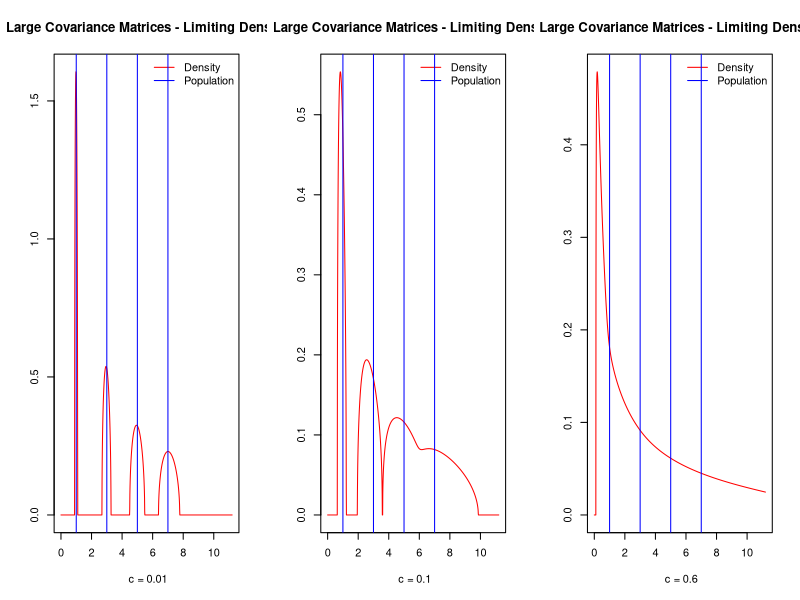
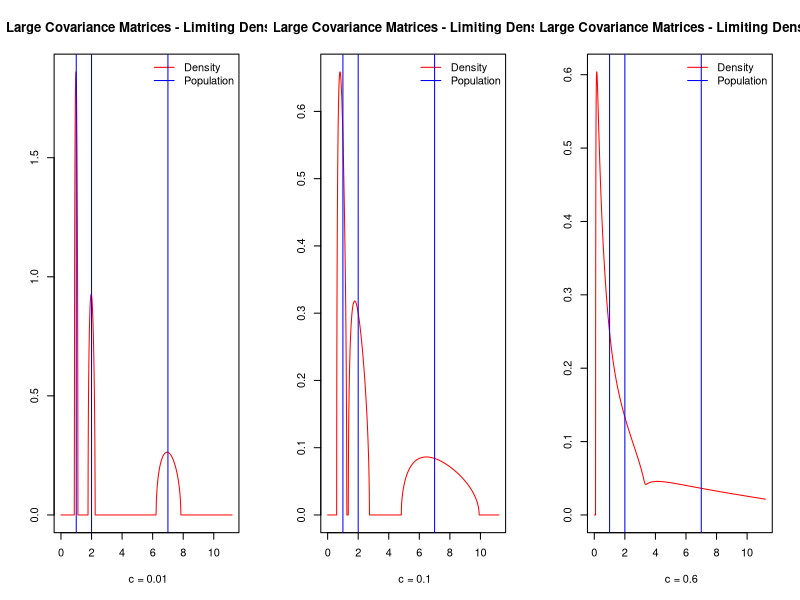
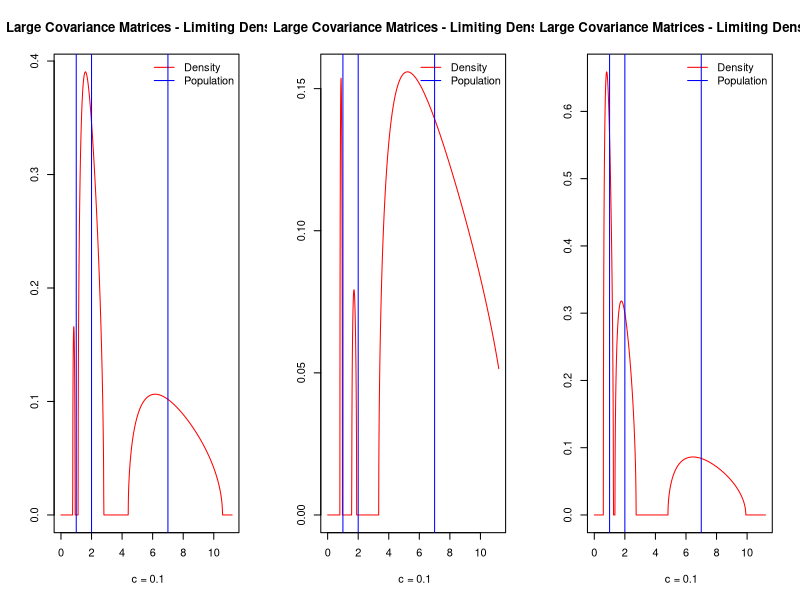

These charts were generated, in order, by the following R code:
## ---- chunk 1
library("polynom", quietly=TRUE)


#Check if the object is Number or empty
isEmpty <- function(x) {
    return(length(x)==0)
}


#For given vector of eigenvalues (rho) and vector of weights (m) and point (x) 
#and the parameter (cn) this function
#returns a polynimial object of order len(rho) + 1
#TODO: the function is not working for len(rho) == 1, 2.
#It can be rosolved by simply adding 2 if conditions
equationMaker <- function(x, rho, m, cn){
  k <- length(rho)
  subPolynomials <- matrix(0, nrow = k, ncol = 2)
  #form polynomials of all denominators in the sum of the equation
  for(i in 1:k){
    ai <- (1 - cn) * rho[i] - x
    bi <- (-1) * x * cn * rho[i]
    subPolynomials[i, 1] <- ai
    subPolynomials[i, 2] <- bi
  }
  #multiply t(z) by all denominators in the sum of the equation
  #it forms a left part of the equation
  leftPart <- polynomial(c(0, 1))
  for(i in 1:k){
    leftPart <- leftPart * polynomial(subPolynomials[i,])
    }
  #form the right part of the equation
  rightPart <- polynomial(c(0))
  for(i in 1:k){
    termi <- subPolynomials[-i,]
    subRightPart <- polynomial(c(1))
    for(j in 1:(k - 1)){
      subRightPart <- subRightPart * polynomial(termi[j,])
    }
    rightPart <- rightPart + polynomial(c(m[i])) * subRightPart
    }
  return(leftPart - rightPart)
}


#For given vector of eigenvalues (rho) and vector of weights (m) and given point (x) 
#this function evaluates rhoots of polynomial and return the unique solution with Im(t(x)) > 0
#or 0 if there is no such solution
densitySolver <- function(x, rho, m, cn){
  p <- equationMaker(x, rho, m, cn)
  tz <- solve(p)
  if(!isEmpty(Im(tz[Im(tz) > 0])/pi)) return(Im(tz[Im(tz) > 0])/pi)
  else return(0)
}


#plot obtained density
plotDensity <- function(rho, m, cn){
  net <- seq(min(rho) - 1, max(rho) + 4.2, by = 0.01)
  a <- rep(0, length(net))
  for(i in 1:length(net)){
     a[i] <- densitySolver(net[i], rho, m, cn)
  }
  plot(net, a, type='l', col='red', main='Large Covariance Matrices - Limiting Density', xlab=paste(" c =", toString(cn)), ylab='', cex=1.5)
  legend('topright', c('Density', 'Population') , lty=1, col=c("red", "blue"), bty='n', cex=1.)
  for(i in 1:length(rho)){
    abline(v=rho[i], col='blue')
  }
}

cn <- 0.3
m <- c(1 / 4, 1 / 4, 1 / 4, 1 / 4)
rho <- c(1, 3, 7, 5)
par(mfrow = c(1, 3))
plotDensity(rho, m, 0.01)
plotDensity(rho, m, 0.1)
plotDensity(rho, m, 0.6)
## ---- chunk 2
cn <- 0.3
m <- c(1 / 3, 1 / 3, 1 / 3)
rho <- c(1, 2, 7)
par(mfrow = c(1, 3))
plotDensity(rho, m, 0.01)
plotDensity(rho, m, 0.1)
plotDensity(rho, m, 0.6)
## ---- chunk 3
cn <- 0.3
m1 <- c(2 / 100, 49 / 100, 49 / 100)
m2 <- c(2 / 100, 2 / 100, 96 / 100)
m3 <- c(1 / 3, 1 / 3, 1 / 3)
rho <- c(1, 2, 7)
par(mfrow = c(1, 3))
plotDensity(rho, m1, 0.1)
plotDensity(rho, m2, 0.1)
plotDensity(rho, m3, 0.1)
